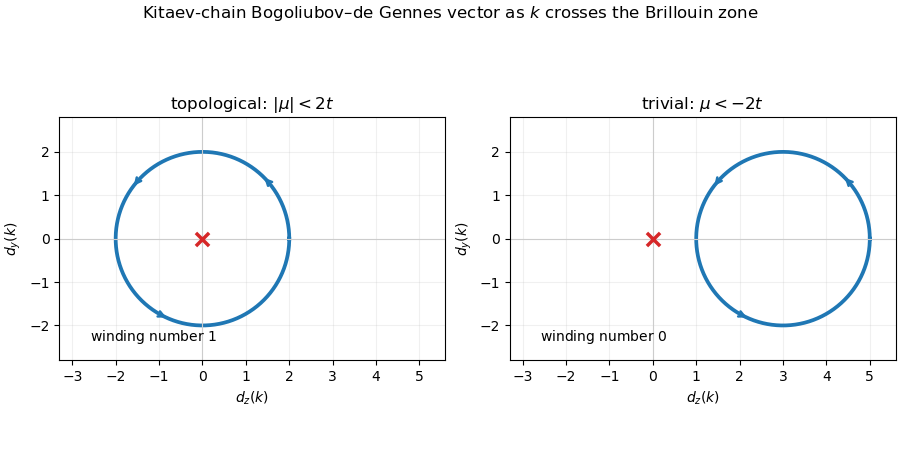

Recreate this plot in Python.
#!/usr/bin/env python3
"""Generate paper-342-kitaev-ellipse-winding.png."""

from pathlib import Path

import matplotlib.pyplot as plt
import numpy as np


k = np.linspace(-np.pi, np.pi, 700)
fig, axes = plt.subplots(1, 2, figsize=(9.0, 4.5), layout="constrained")
for ax, mu, title in zip(axes, (0.0, -3.0), ("topological: $|\\mu|<2t$", "trivial: $\\mu<-2t$")):
    dy = -2 * np.sin(k)
    dz = -2 * np.cos(k) - mu
    ax.plot(dz, dy, color="#1f77b4", linewidth=2.7)
    ax.scatter([0], [0], marker="x", s=90, linewidths=2.5, color="#d62728", zorder=4, label="origin")
    for index in (80, 270, 470):
        ax.annotate("", (dz[index + 10], dy[index + 10]), (dz[index], dy[index]), arrowprops={"arrowstyle": "->", "color": "#1f77b4", "lw": 1.8})
    ax.axhline(0, color="0.8", linewidth=0.8)
    ax.axvline(0, color="0.8", linewidth=0.8)
    ax.set(xlabel="$d_z(k)$", ylabel="$d_y(k)$", title=title, aspect="equal", xlim=(-3.3, 5.6), ylim=(-2.8, 2.8))
    ax.grid(alpha=0.18)
axes[0].text(0.08, 0.08, "winding number $1$", transform=axes[0].transAxes)
axes[1].text(0.08, 0.08, "winding number $0$", transform=axes[1].transAxes)
fig.suptitle("Kitaev-chain Bogoliubov–de Gennes vector as $k$ crosses the Brillouin zone")
fig.savefig(Path(Path(__file__).stem + ".png"), dpi=100, facecolor="white")
plt.close(fig)
